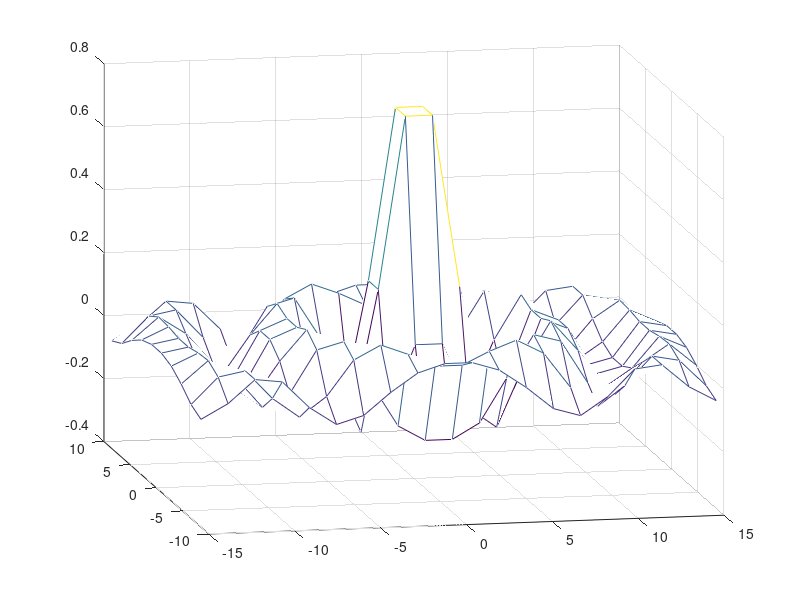
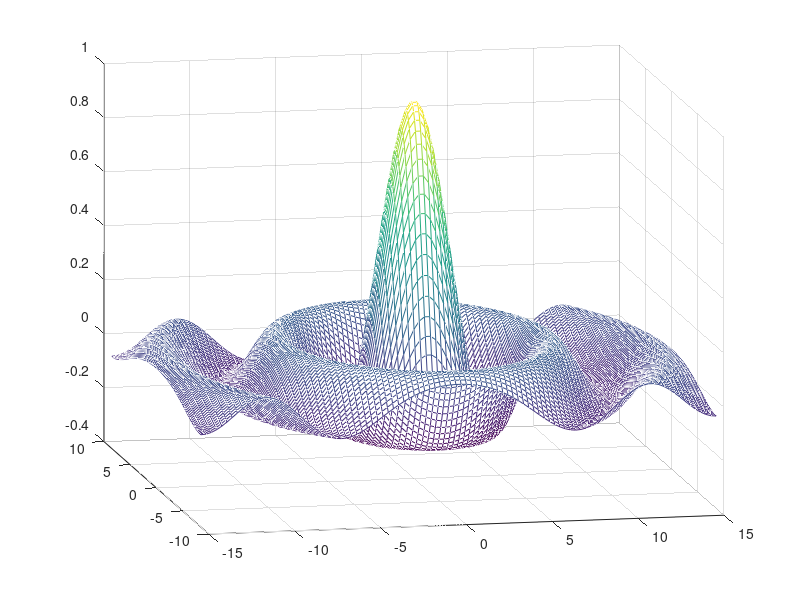

The MATLAB script that drew these images, in order: (Note: this script raises an error after producing the figures.)
% script <a href="matlab:NR_BilinearSplineTest">NR_BilinearSplineTest</a>
% Test <a href="matlab:help NR_BilinearSpline">NR_BilinearSpline</a> on data from a smooth fn.
% Numerical Renaissance codebase, Chapter 7, https://github.com/tbewley/NR
% Copyright 2022 by Thomas Bewley, distributed under BSD 3-Clause License. 

close all, clear; Lx=17; Ly=30; ep=.00001; xmin=-Lx/2; xmax=Lx/2; ymin=-Ly/2; ymax=Ly/2;
ndx=10;  ndy=20;  xd=[xmin:Lx/(ndx-1):xmax]; yd=[ymin:Ly/(ndy-1):ymax];
nfx=100; nfy=100; x =[xmin:Lx/(nfx-1):xmax]; y =[ymin:Ly/(nfy-1):ymax];
for i=1:ndx, for j=1:ndy, r=sqrt(xd(i)^2+yd(j)^2)+ep; fd(i,j)=sin(r)/r; end, end
for i=1:nfx, for j=1:nfy, r=sqrt(x (i)^2+y (j)^2)+ep; ff(i,j)=sin(r)/r; end, end
figure(1); mesh(yd,xd,fd), view(-11.5,14), figure(2); mesh(y,x,ff), view(-11.5,14)
BLS=NR_BilinearSpline(x,y,xd,yd,fd); figure(3); mesh(y,x,BLS), view(-11.5,14)

% end script NR_BilinearSplineTest
